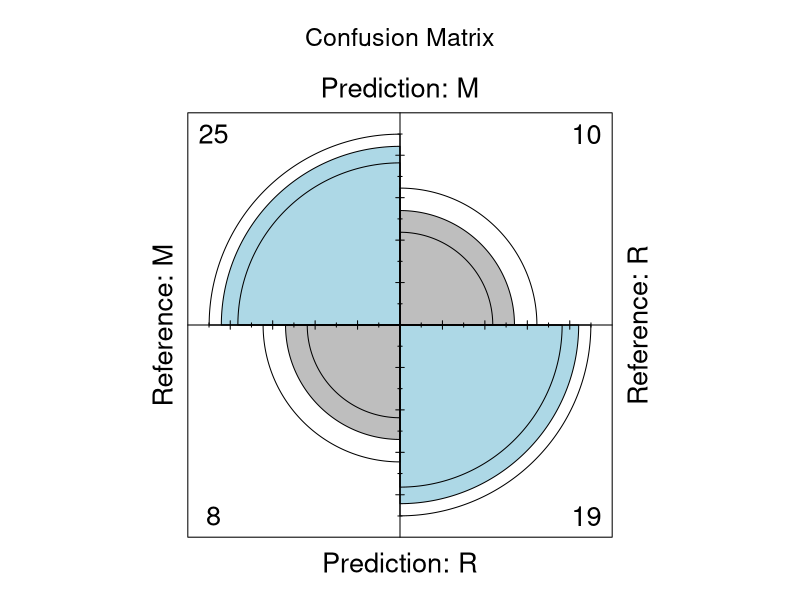
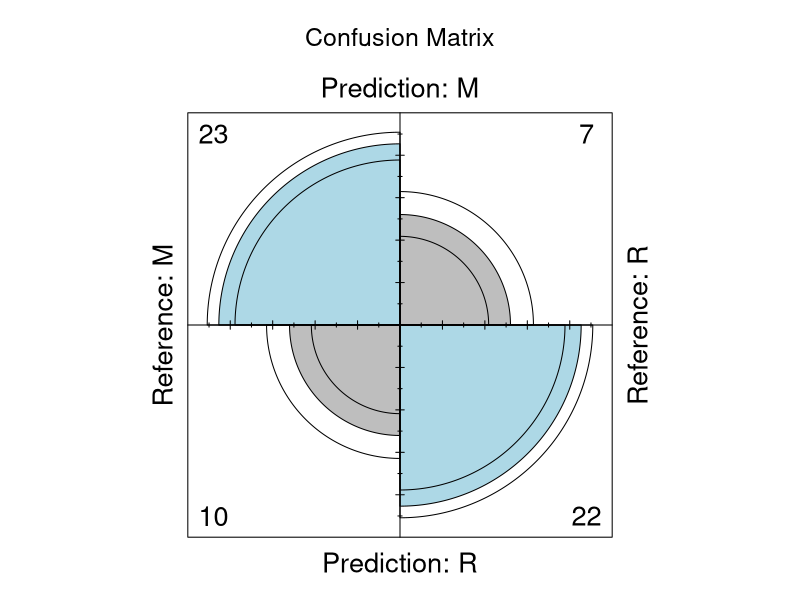

Recreate these plots in R, in order. (Note: this script raises an error after producing the figures.)
#### 7a - Algorithm Selection for Classification and Regression
# A. Linear Algorithms
## 1. Linear Regression

#Load dataset

library(ggplot2)
data("diamonds")

library(caret)

# Define an 80:20 train:test data split of the diamonds dataset
set.seed(123)  # For reproducibility
train_index <- createDataPartition(diamonds$price,
                                   p = 0.8,
                                   list = FALSE)
diamonds_train <- diamonds[train_index, ]
diamonds_test <- diamonds[-train_index, ]

# Train the linear regression model
diamonds_model_lm <- lm(price ~ ., diamonds_train)

# Display the model's details
summary(diamonds_model_lm)

# Make predictions on the test set
predictions <- predict(diamonds_model_lm, newdata = diamonds_test)

# SSR
ssr <- sum((diamonds_test$price - predictions)^2)
print(paste("SSR =", sprintf(ssr, fmt = "%#.4f")))

# SST
sst <- sum((diamonds_test$price - mean(diamonds_test$price))^2)
print(paste("SST =", sprintf(sst, fmt = "%#.4f")))

# R Squared
r_squared <- 1 - (ssr / sst)
print(paste("R Squared =", sprintf(r_squared, fmt = "%#.4f")))

# MAE
absolute_errors <- abs(predictions - diamonds_test$price)
mae <- mean(absolute_errors)
print(paste("MAE =", sprintf(mae, fmt = "%#.4f")))

##2. Logistic Regression
library(datasets)

# Load the Sonar dataset from the mlbench package
library(mlbench)
data(Sonar)

# Define a 70:30 train:test data split
set.seed(123)  # For reproducibility
train_index <- createDataPartition(Sonar$Class,
                                   p = 0.7,
                                   list = FALSE)
sonar_train <- Sonar[train_index, ]
sonar_test <- Sonar[-train_index, ]

# Define train control with 5-fold cross-validation
train_control <- trainControl(method = "cv", number = 5)

# Train the logistic regression model
set.seed(7)
sonar_caret_model_logistic <- train(Class ~ ., data = sonar_train,
                                    method = "glm", metric = "Accuracy",
                                    preProcess = c("center", "scale"),
                                    trControl = train_control)

# Display the model's details
print(sonar_caret_model_logistic)

# Make predictions
predictions <- predict(sonar_caret_model_logistic,
                       sonar_test[, -ncol(sonar_test)])  # Exclude the last column which is the target variable

# Display the model's evaluation metrics
confusion_matrix <- confusionMatrix(predictions, sonar_test$Class)
print(confusion_matrix)

# Plot the confusion matrix
fourfoldplot(as.table(confusion_matrix$table), color = c("grey", "lightblue"),
             main = "Confusion Matrix")

## 3. Linear Discriminant Analysis
#Load dataset
data(Sonar)

# Define a 70:30 train:test data split for LDA
set.seed(123)  # For reproducibility
train_index <- createDataPartition(Sonar$Class,
                                   p = 0.7,
                                   list = FALSE)
sonar_train <- Sonar[train_index, ]
sonar_test <- Sonar[-train_index, ]

# Train the LDA model
library(MASS)  # Ensure MASS library is loaded for lda function
sonar_model_lda <- lda(Class ~ ., data = sonar_train)

# Display the model's details
print(sonar_model_lda)

# Make predictions using the LDA model on the test set
predictions <- predict(sonar_model_lda, newdata = sonar_test)$class

# Display the evaluation metrics (confusion matrix)
table(predictions, sonar_test$Class)

## 4a Regularized Linear Regression Classification
#Load dataset
data("Sonar")

library(glmnet)
# Separate predictors (X) and target variable (y)
X <- as.matrix(Sonar[, -ncol(Sonar)])  # Features (all columns except the last one)
y <- ifelse(Sonar$Class == "M", 1, 0)  # Target variable with binary encoding

# Train the regularized logistic regression model using glmnet
sonar_model_glm <- glmnet(X, y, family = "binomial", alpha = 0.5, lambda = 0.001)

# Display model's details
print(sonar_model_glm)

# Make predictions on the Sonar dataset using the trained model
predictions <- ifelse(predict(sonar_model_glm, newx = X, type = "response") > 0.5, "M", "R")

# Display evaluation metrics (confusion matrix)
table(predictions, Sonar$Class)

### 4b Regularized Linear Regression Regression
#Load dataset
library(ggplot2)
data("diamonds")

# Define a 70:30 train:test data split of the dataset
set.seed(123)  # For reproducibility
train_index <- createDataPartition(diamonds$price, p = 0.7, list = FALSE)
diamonds_train <- diamonds[train_index, ]
diamonds_test <- diamonds[-train_index, ]

# Train the model using glmnet (regularized linear regression)
train_control <- trainControl(method = "cv", number = 5)
diamonds_caret_model_glmnet <- train(price ~ ., data = diamonds_train, method = "glmnet",
                                     metric = "RMSE", preProcess = c("center", "scale"),
                                     trControl = train_control)
# Display the model's details
print(diamonds_caret_model_glmnet)

# Make predictions on the test set
predictions <- predict(diamonds_caret_model_glmnet, newdata = diamonds_test)

# Calculate evaluation metrics
rmse <- sqrt(mean((diamonds_test$price - predictions)^2))
print(paste("RMSE =", sprintf(rmse, fmt = "%#.4f")))

ssr <- sum((diamonds_test$price - predictions)^2)
print(paste("SSR =", sprintf(ssr, fmt = "%#.4f")))

sst <- sum((diamonds_test$price - mean(diamonds_test$price))^2)
print(paste("SST =", sprintf(sst, fmt = "%#.4f")))

r_squared <- 1 - (ssr / sst)
print(paste("R Squared =", sprintf(r_squared, fmt = "%#.4f")))

absolute_errors <- abs(predictions - diamonds_test$price)
mae <- mean(absolute_errors)
print(paste("MAE =", sprintf(mae, fmt = "%#.4f")))

# B. Non-Linear Algorithms#
## 1.  Classification and Regression Trees
#1.a. Decision tree for a classification problem with caret

#Load dataset
library(mlbench)
data("Sonar")

# Define a 70:30 train:test data split of the dataset
set.seed(123)  # For reproducibility
train_index <- createDataPartition(Sonar$Class, p = 0.7, list = FALSE)
sonar_train <- Sonar[train_index, ]
sonar_test <- Sonar[-train_index, ]

# Train the model using the rpart method (decision tree)
train_control <- trainControl(method = "cv", number = 5)
sonar_caret_model_rpart <- train(Class ~ ., data = sonar_train, method = "rpart",
                                 metric = "Accuracy", trControl = train_control)

# Display the model's details
print(sonar_caret_model_rpart)

# Make predictions on the test set
predictions <- predict(sonar_caret_model_rpart, newdata = sonar_test)

# Display the model's evaluation metrics (confusion matrix)
confusion_matrix <- confusionMatrix(predictions, sonar_test$Class)
print(confusion_matrix)

# Plot the confusion matrix
fourfoldplot(as.table(confusion_matrix$table), color = c("grey", "lightblue"),
             main = "Confusion Matrix")

## 1b Decision tree for a regression problem with CARET
# Load the mtcars dataset
data("mtcars")

# Split the mtcars dataset into training and testing sets (70:30 split)
set.seed(123)  # For reproducibility
train_index <- createDataPartition(mtcars$mpg, p = 0.7, list = FALSE)
mtcars_train <- mtcars[train_index, ]
mtcars_test <- mtcars[-train_index, ]

# Train the model with decision tree using the rpart method
train_control <- trainControl(method = "repeatedcv", number = 5, repeats = 3)
model_cart <- train(mpg ~ ., data = mtcars, method = "rpart", metric = "RMSE", trControl = train_control)

# Display the model's details
print(model_cart)

#Make predictions
predictions <- predict(model_cart, mtcars_test)

# Calculate evaluation metrics
rmse <- sqrt(mean((mtcars_test$mpg - predictions)^2))
print(paste("RMSE =", sprintf(rmse, fmt = "%#.4f")))

ssr <- sum((mtcars_test$mpg - predictions)^2)
print(paste("SSR =", sprintf(ssr, fmt = "%#.4f")))

sst <- sum((mtcars_test$mpg - mean(mtcars_test$mpg))^2)
print(paste("SST =", sprintf(sst, fmt = "%#.4f")))

r_squared <- 1 - (ssr / sst)
print(paste("R Squared =", sprintf(r_squared, fmt = "%#.4f")))

absolute_errors <- abs(predictions - mtcars_test$mpg)
mae <- mean(absolute_errors)
print(paste("MAE =", sprintf(mae, fmt = "%#.4f")))


##2a. Naïve Bayes Classifier for a Classification Problem with CARET
## Load and split the dataset
library(mlbench)
data("Sonar")

# Define a 70:30 train:test data split of the dataset
set.seed(123)  # For reproducibility
train_index <- createDataPartition(Sonar$Class, p = 0.7, list = FALSE)
sonar_train <- Sonar[train_index, ]
sonar_test <- Sonar[-train_index, ]

# Train the Naive Bayes model using 5-fold cross-validation
train_control <- trainControl(method = "cv", number = 5)
model_nb <- train(Class ~ ., data = sonar_train, method = "nb", metric = "Accuracy", trControl = train_control)

# Display the model's details
print(model_nb)

# Make predictions on the test set
predictions <- predict(model_nb, newdata = sonar_test)

# Display the model's evaluation metrics (confusion matrix)
confusion_matrix <- confusionMatrix(predictions, sonar_test$Class)
print(confusion_matrix)

# Plot the confusion matrix
fourfoldplot(as.table(confusion_matrix$table), color = c("grey", "lightblue"), main = "Confusion Matrix")

## 3.  k-Nearest Neighbours
### 3a kNN for a classification problem with CARET's train function

#Load dataset
library(mlbench)
data("Sonar")

# Define a 70:30 train:test data split of the dataset
set.seed(123)  # For reproducibility
train_index <- createDataPartition(Sonar$Class, p = 0.7, list = FALSE)
sonar_train <- Sonar[train_index, ]
sonar_test <- Sonar[-train_index, ]

# Train the kNN model with 10-fold cross-validation and data standardization
train_control <- trainControl(method = "cv", number = 10)
model_knn <- train(Class ~ ., data = sonar_train, method = "knn", metric = "Accuracy",
                   preProcess = c("center", "scale"), trControl = train_control)

# Display the model's details
print(model_knn)

# Make predictions on the test set
predictions <- predict(model_knn, newdata = sonar_test)

# Display the model's evaluation metrics (confusion matrix)
confusion_matrix <- confusionMatrix(predictions, sonar_test$Class)
print(confusion_matrix)

# Plot the confusion matrix
fourfoldplot(as.table(confusion_matrix$table), color = c("grey", "lightblue"), main = "Confusion Matrix")

###3b kNN for a regression problem with CARET's train function
#Load dataset

data("airquality")

# Replace missing values with mean for the target variable "Ozone"
airquality$Ozone[is.na(airquality$Ozone)] <- mean(airquality$Ozone, na.rm = TRUE)

# Define a target variable and predictors for regression
target_var <- "Ozone"  # Target variable
predictors <- c("Solar.R", "Wind", "Temp")  # Predictors for the regression

# Split the data into train and test sets
set.seed(123)
trainIndex <- createDataPartition(airquality[[target_var]], p = 0.8, list = FALSE)
airq_train <- airquality[trainIndex, ]
airq_test <- airquality[-trainIndex, ]

# Apply the 5-fold cross-validation resampling method and standardize data
train_control <- trainControl(method = "cv", number = 5)
model_knn <- train(airq_train[predictors], airq_train[[target_var]], method = "knn",
                   metric = "RMSE", preProcess = c("center", "scale"), trControl = train_control)

# Display the model's details
print(model_knn)

# Make predictions on the test set
predictions <- predict(model_knn, newdata = airq_test[predictors])

# Calculate evaluation metrics for the model
rmse <- sqrt(mean((airq_test[[target_var]] - predictions)^2))
ssr <- sum((airq_test[[target_var]] - predictions)^2)
sst <- sum((airq_test[[target_var]] - mean(airq_test[[target_var]]))^2)
r_squared <- 1 - (ssr / sst)
absolute_errors <- abs(predictions - airq_test[[target_var]])
mae <- mean(absolute_errors)

# Display the model's evaluation metrics
print(paste("RMSE =", sprintf(rmse, fmt = "%#.4f")))
print(paste("SSR =", sprintf(ssr, fmt = "%#.4f")))
print(paste("SST =", sprintf(sst, fmt = "%#.4f")))
print(paste("R Squared =", sprintf(r_squared, fmt = "%#.4f")))
print(paste("MAE =", sprintf(mae, fmt = "%#.4f")))

## 4.  Support Vector Machine
### 4a SVM Classifier for a classification problem with CARET

# Load the necessary libraries
library(caret)
# Load the iris dataset (it's a built-in dataset)
data(iris)

# Define target variable and predictors for the iris dataset
target_var <- "Species"  # Target variable
predictors <- c("Sepal.Length", "Sepal.Width", "Petal.Length", "Petal.Width")  # Predictors

# Define a 70:30 train:test data split of the iris dataset
train_index <- createDataPartition(iris[[target_var]], p = 0.7, list = FALSE)
iris_train <- iris[train_index, ]
iris_test <- iris[-train_index, ]

# Train the LSVM model with radial kernel
set.seed(7)
train_control <- trainControl(method = "cv", number = 5)
model_svm_radial <- train(iris_train[, predictors], iris_train[[target_var]],
                          method = "svmRadial", metric = "Accuracy", trControl = train_control)

# Display the model's details
print(model_svm_radial)

# Make predictions
predictions <- predict(model_svm_radial, iris_test[, predictors])

# Display the model's evaluation metrics - Confusion Matrix
confusion_matrix <- confusionMatrix(predictions, iris_test[[target_var]])
print(confusion_matrix)

# Visualize the confusion matrix using a heat map
caret::plot(confusion_matrix$table, col = colorRampPalette(c("lightblue", "grey"))(20))

### 4b SVM classifier for a regression problem with CARET
# Load the 'swiss' dataset
data("swiss")

# Define predictors and target variable
predictors <- names(swiss)[1:5]  # Selecting the first 5 columns as predictors
target_var <- "Fertility"  # Target variable for regression

# Define an 80:20 train:test data split of the dataset
set.seed(123)
train_index <- createDataPartition(swiss[[target_var]], p = 0.8, list = FALSE)
swiss_train <- swiss[train_index, ]
swiss_test <- swiss[-train_index, ]

# Train the model using SVM regression
train_control <- trainControl(method = "cv", number = 5)
model_svm_reg <- train(swiss_train[, predictors], swiss_train[[target_var]], 
                       method = "svmLinear", trControl = train_control)

# Display the model's details
print(model_svm_reg)

# Make predictions
predictions <- predict(model_svm_reg, newdata = swiss_test[, predictors])

# Calculate evaluation metrics
# RMSE
rmse <- sqrt(mean((swiss_test[[target_var]] - predictions)^2))
print(paste("RMSE =", sprintf(rmse, fmt = "%#.4f")))

# SSR
ssr <- sum((swiss_test[[target_var]] - predictions)^2)
print(paste("SSR =", sprintf(ssr, fmt = "%#.4f")))

# SST
sst <- sum((swiss_test[[target_var]] - mean(swiss_test[[target_var]]))^2)
print(paste("SST =", sprintf(sst, fmt = "%#.4f")))

# R Squared
r_squared <- 1 - (ssr / sst)
print(paste("R Squared =", sprintf(r_squared, fmt = "%#.4f")))

# MAE
absolute_errors <- abs(predictions - swiss_test[[target_var]])
mae <- mean(absolute_errors)
print(paste("MAE =", sprintf(mae, fmt = "%#.4f")))

# 7b Algorithm Selection for Clustering
#Load dataset
data(iris)
# Display structure of Iris dataset
str(iris)
# Get dimensions of Iris dataset
dim(iris)
# Display the first few rows of the Iris dataset
head(iris)
# Summary statistics of Iris dataset
summary(iris)

# Check for missing values (There are no missing values in the iris dataset)
any_na(iris)
n_miss(iris)
prop_miss(iris)
miss_var_summary(iris)
gg_miss_var(iris)

# Compute the correlations between variables
cor_matrix <- cor(iris[, -5])  # Calculate the correlation matrix (excluding the 'Species' column)

# Basic Table (View the correlation matrix)
View(cor_matrix)

# Basic Plot (Correlation matrix using corrplot package)
corrplot::corrplot(cor_matrix, method = "square")

# Fancy Plot using ggplot2 (Heatmap visualization of the correlation matrix)
library(ggplot2)
library(reshape2)

cor_matrix_melted <- melt(cor_matrix)

p <- ggplot(cor_matrix_melted, aes(Var1, Var2, fill = value)) +
  geom_tile() +
  geom_text(aes(label = round(value, 2)), size = 4) +
  theme_minimal() +
  theme(axis.text.x = element_text(angle = 45, hjust = 1))

print(p)

# Scatter plot comparing Sepal Length vs. Sepal Width with Species differentiation
library(ggplot2)
ggplot(iris, aes(Sepal.Length, Sepal.Width, color = Species, shape = Species)) +
  geom_point(alpha = 0.5) +
  xlab("Sepal Length") +
  ylab("Sepal Width")

# Scatter plot comparing Petal Length vs. Petal Width with Species differentiation
ggplot(iris, aes(Petal.Length, Petal.Width, color = Species, shape = Species)) +
  geom_point(alpha = 0.5) +
  xlab("Petal Length") +
  ylab("Petal Width")

# Scatter plot comparing Sepal Length vs. Petal Length with Species differentiation
ggplot(iris, aes(Sepal.Length, Petal.Length, color = Species, shape = Species)) +
  geom_point(alpha = 0.5) +
  xlab("Sepal Length") +
  ylab("Petal Length")

# Scatter plot comparing Sepal Width vs. Petal Width with Species differentiation
ggplot(iris, aes(Sepal.Width, Petal.Width, color = Species, shape = Species)) +
  geom_point(alpha = 0.5) +
  xlab("Sepal Width") +
  ylab("Petal Width")

# Scatter plot comparing Sepal Length vs. Petal Width with Species differentiation
ggplot(iris, aes(Sepal.Length, Petal.Width, color = Species, shape = Species)) +
  geom_point(alpha = 0.5) +
  xlab("Sepal Length") +
  ylab("Petal Width")

#Transform the data
summary(iris)
model_of_the_transform <- preProcess(iris, method = c("scale", "center"))
print(model_of_the_transform)
iris_std <- predict(model_of_the_transform, iris)
summary(iris_std)
sapply(iris_std[, sapply(iris_std, is.numeric)], sd)

## Select the features to use to create the clusters
iris_vars <- iris[, c("Sepal.Length", "Sepal.Width", "Petal.Length", "Petal.Width")]

# Create the clusters using the K-Means Clustering Algorithm
set.seed(7)
iris_kmeans <- kmeans(iris_vars, centers = 3, nstart = 20)

# Define the maximum number of clusters to investigate
n_clusters <- 8

# Initialize the total within sum of squares error (wss)
wss <- numeric(n_clusters)

set.seed(7)

# Investigate 1 to n possible clusters
for (i in 1:n_clusters) {
  # Apply the K Means clustering algorithm for each potential cluster count
  kmeans_cluster <- kmeans(iris_vars, centers = i, nstart = 20)
  # Store the within-cluster sum of squares
  wss[i] <- kmeans_cluster$tot.withinss
}

#Scree plot
wss_df <- data.frame(clusters = 1:n_clusters, wss = wss)

scree_plot <- ggplot(wss_df, aes(x = clusters, y = wss, group = 1)) +
  geom_point(size = 4) +
  geom_line() +
  scale_x_continuous(breaks = c(2, 4, 6, 8)) +
  xlab("Number of Clusters")

scree_plot

scree_plot +
  geom_hline(
    yintercept = wss,
    linetype = "dashed",
    col = c(rep("#000000", 5), "#FF0000", rep("#000000", 2))
  )
# The plateau is reached at 6 clusters.
# We therefore create the final cluster with 6 clusters
# (not the initial 3 used at the beginning of this STEP.)
k <- 6
set.seed(7)
# Build model with k clusters: kmeans_cluster
kmeans_cluster <- kmeans(iris[, -5], centers = k, nstart = 20)

# Add the cluster number as a label for each observation
iris$cluster_id <- factor(kmeans_cluster$cluster)

## View the results by plotting scatter plots with the labelled cluster 
ggplot(iris, aes(Petal.Length, Petal.Width, color = cluster_id)) +
  geom_point(alpha = 0.5) +
  xlab("Petal Length") +
  ylab("Petal Width")

ggplot(iris, aes(Sepal.Length, Sepal.Width, color = cluster_id)) +
  geom_point(alpha = 0.5) +
  xlab("Sepal Length") +
  ylab("Sepal Width")

###7c: Algorithm Selection for Association Rule Learning


